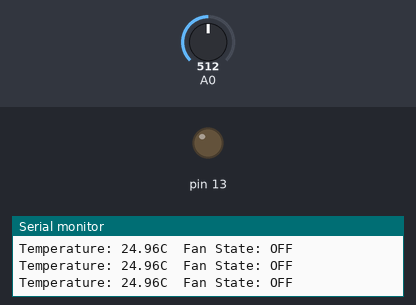
This sketch was run on a simulated Arduino Uno, built with avr-gcc and run on an emulated ATmega328P. On the bench: output pins drawn as LEDs (lit = HIGH), the last lines printed to the serial monitor. Inputs (shaded band) come from the test bench; at power-on: A0 = 512.

Above: at 1.3 s.
1.4 s: A0 set to 498
At 2.7 s:
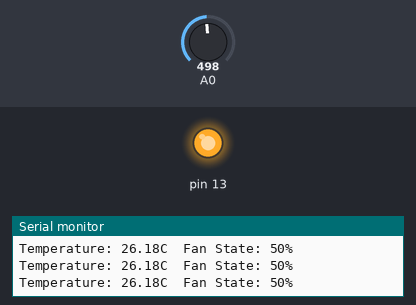
3.0 s: A0 set to 900
At 4.1 s:
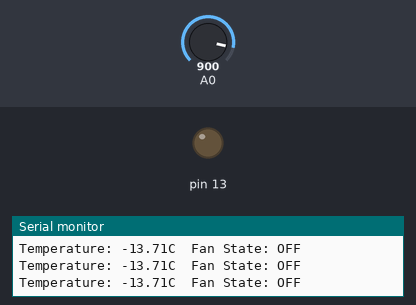
7.5 s: A0 set to 511
Timing chart, 0 to 10.0 s (numbered marks = the images above; inputs shaded):
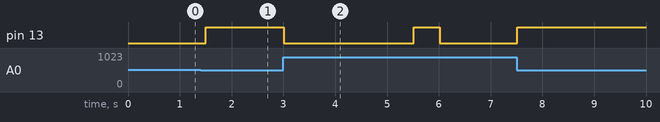

The sketch:

FAN_CONTROL_NON_PWM.ino
```cpp
// Thermistor parameters from the datasheet
#define RT0 10000
#define B 3977
#define R 10000
#define T0 298.15

// Fan control parameters
unsigned long fanDelay = 0;
int fanDelayLength = 20;
unsigned long pulseDelay = 0;
int pulseLength1 = 0;      // 0% duty cycle
int pulseLength2 = 10000;  // 50% duty cycle
int pulseLength3 = 20000;  // 100% duty cycle

float RT, VR, ln, TC, VRT;

void setup() {
  Serial.begin(9600);
  pinMode(13, OUTPUT);
  fanDelay = millis();
}

void updatePWM0() {
  if (millis() > fanDelay + fanDelayLength) {
    fanDelay += fanDelayLength;
    digitalWrite(13, HIGH);
    pulseDelay = micros();
  }
  if (micros() > pulseDelay + pulseLength1) {
    pulseDelay += pulseLength1;
    digitalWrite(13, LOW);
  }
}

void updatePWM50() {
  if (millis() > fanDelay + fanDelayLength) {
    fanDelay += fanDelayLength;
    digitalWrite(13, HIGH);
    pulseDelay = micros();
  }
  if (micros() > pulseDelay + pulseLength2) {
    pulseDelay += pulseLength2;
    digitalWrite(13, LOW);
  }
}

void updatePWM100() {
  if (millis() > fanDelay + fanDelayLength) {
    fanDelay += fanDelayLength;
    digitalWrite(13, HIGH);
    pulseDelay = micros();
  }
  if (micros() > pulseDelay + pulseLength3) {
    pulseDelay += pulseLength3;
    digitalWrite(13, LOW);
  }
}

void loop() {

  VRT = (5.00 / 1023.00) * analogRead(A0);
  VR = 5.00 - VRT;
  RT = VRT / (VR / R);

  ln = log(RT / RT0);
  TC = (1 / ((ln / B) + (1 / T0)));
  TC = TC - 273.15;


  Serial.print("Temperature: ");
  Serial.print(TC);
  Serial.print("C\tFan State: ");


  if (TC < 25) {
    updatePWM0();
    Serial.println("OFF");
  } else if (TC >= 25 && TC < 30) {
    updatePWM50();
    Serial.println("50%");
  } else {
    updatePWM100();
    Serial.println("100%");
  }

  delay(500);
}
```

Measured:
- the behaviour switches between 512 and 511 on A0 (found by bisection; images 0 and 1)
- after the input at 1.4 s, pin 13: LOW → HIGH after 0.10 s
- after the input at 3.0 s, pin 13: HIGH → LOW at once, → HIGH 2.5 s later, → LOW 0.50 s later
